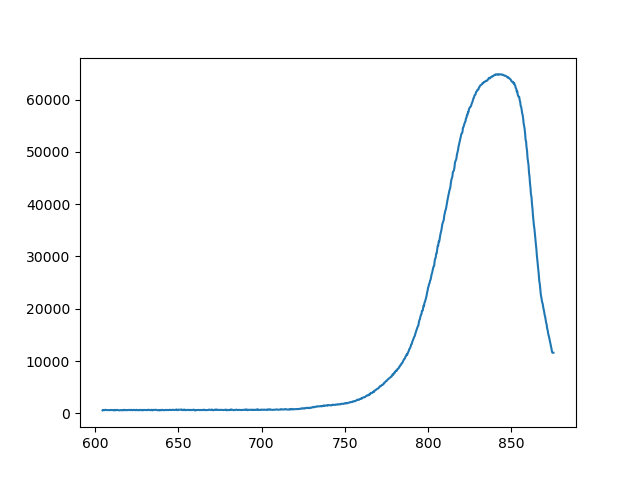

Here is the Python script that generated this plot:
import matplotlib.pyplot as plt
import numpy

f = open("ocean_data.txt")
X, Y = zip(*[map(float, line.strip().split()) for line in f.readlines()])

plt.plot(X, Y)

# plt.show()
plt.savefig("ocean")
